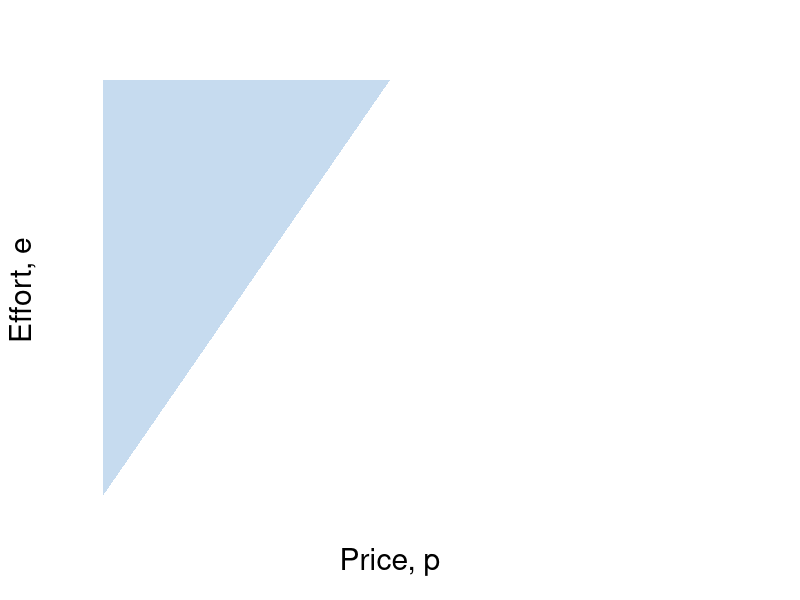

Recreate this plot in R. (Note: this script raises an error after producing the figure.)
require(shape)
pdf(file = "employment/employment_price_edv2.pdf", width = 9, height = 7)

#Set parameters for graphics
axislabelsize <- 1.8
labelsize <- 1.5
namesize <- 1.8
annotatesize <- 1.5
graphlinewidth <- 2
segmentlinewidth <- 1.5

COL <- c("#7fc97f", "#beaed4", "#fdc086", "#ffff99", "#386cb0", "#f0027f", "#bf5b17", "#666666")
COLA <- c("#e0f3db", "#99d8c9","#66c2a4","#41ae76", "#238b45", "#005824")
COLB <- c("#c6dbef", "#4eb3d3", "#2b8cbe", "#0868ac","#084081")
COLC <- c("#fcfbfd", "#efedf5", "#dadaeb", "#bcbddc", "#9e9ac8", "#807dba", "#6a51a3", "#54278f", "#3f007d")
grays <- gray.colors(25, start = 1, end = 0)

#Parameters for figures
u1 <- 4
u2 <- 10
u3 <- 16
a1 <- 2
a2 <- 2
a3 <- 2

indiffFn1 <- function(y, u1 = 4.5, a1 = 5) {
  1 - (a1) / (y - u1)
}

indiffFn2 <- function(y, u2 = 10.5, a2 = 5) {
  1 - (a2) / (y - u2)
}

indiffFn3 <- function(y, u3 = 16.5, a3 = 5) {
  1 - (a3) / (y - u3)
}

PCFn <- function(delta, mu = 16) {
  delta/mu
}

#The derivative for the function q = 1 - delta/(p - u) = delta/p - u)^2;
#From that we get the derivative and substitute in the relevant values
#for delta, u and p; that is we get a slope of 1/32
#But we also need the intercept; 0.375 above, or q/2 as it stood
tangentLine <- function(w){
  0.375 + (1/32)*w
}

solowCondition <- function(w, delta = 5, slope = 4){
  (w*(1/(slope*delta)))
}

par(mar =  c(5, 5, 4, 6))
xlims <- c(0, 40)
ylims <- c(0, 1)


plot(0, 0, xlim = xlims, ylim = ylims, type = "n",
     xlab = expression(paste("Price, ", p)),
     ylab = expression(paste("Effort, ", e)),
     xaxt = "n", 
     yaxt = "n",
     cex.lab = axislabelsize, 
     bty = "n", 
     xaxs="i", 
     yaxs="i")


xpoly1 <- seq(from = xlims[1] + 0.2, to = 40, length.out = 500)
ypoly1 <- PCFn(xpoly1, mu = 20)
polygon(x = c(xpoly1, rev(xpoly1[1])), y = c(ypoly1, rev(ypoly1)[1]), col=COLB[1], density=NULL, border = NA)


npts <- 500 
xx1 <- seq(u1 + a1 + 0.1, xlims[2], length.out = npts)
xx2 <- seq(u2 + a2xlims[2] + 0.1, xlims[2], length.out = npts)
xx3 <- seq(10, xlims[2], length.out = npts)
xx4 <- seq(7, 17, 0.01)
xx6 <- seq(5, xlims[2], length.out = npts)

#Draw the lines for the graphs
xx5 <- seq(5, xlims[2], length.out = npts)
xx7 <- seq(xlims[1], 20, length.out = npts)
lines(xx5, indiffFn1(xx5, u1 = 0), col = COLA[4], lwd = graphlinewidth)
lines(xx7, solowCondition(xx7, delta = 5), col = COLB[4], lwd = graphlinewidth)

#lines(xx5, PCFn(xx5, mu = 8), col = COLB[4], lwd = graphlinewidth)
lines(xx6, indiffFn1(xx6, u1 = 5), col = COLA[4], lwd = graphlinewidth)
lines(xx3, indiffFn1(xx3, u1 =10), col = COLA[4], lwd = graphlinewidth)
#lines(xx6, prodFn2(xx6), col = COLB[4], lwd = graphlinewidth)

#Customize ticks and labels for the plot
ticksy <- c(0, PCFn(delta = 4, mu = 8), 1, 1.1)
ylabels <- c(0, expression(paste(e^C)), expression(paste(bar(e) == 1) ), NA)
ticksx <- c(0, 10, xlims[2])
xlabels <- c(0, expression(paste(p^C)), NA)
axis(1, at = ticksx, pos = 0, labels = xlabels, cex.axis = labelsize)
axis(2, at = ticksy, pos = 0, labels = ylabels, las = 1,cex.axis = labelsize)

#Annotation of the three indifference curves
text(11.3, 0.05, expression(paste(u[2])), cex = labelsize-0.05)
text(6.3, 0.05, expression(paste(u[0])), cex = labelsize-0.05)
#text(11, 0.06, expression(paste(phantom() == 0)), cex = labelsize-0.05)
text(16.3, 0.05, expression(paste(u[1])), cex = labelsize-0.05)

#Line for the max quality, q = 1 
segments(0, 1, xlims[2], 1, lty = 2, col = grays[20], lwd = 2)
#Annotating line of 100% quality
#text(1.4, 1.025, expression(paste("Maximum level of effort, ", bar(e))))

#Add a point for the tangency
segments(10, 0, 10, PCFn(delta = 4, mu = 8), lty = 2, col = grays[20], lwd = segmentlinewidth)
segments(0, PCFn(delta = 4, mu = 8), 10, PCFn(delta = 4, mu = 8), lty = 2, col = grays[22], lwd = segmentlinewidth)
points(10, PCFn(delta = 4, mu = 8), pch = 16, col = "black", cex = labelsize)
text(9, PCFn(delta = 4, mu = 8) + 0.03, expression(paste(c)),cex = labelsize)


#Label the feasible frontier
text(4, 0.7, expression("Better for"), cex = labelsize)
text(4, 0.65, expression("employer"), cex = labelsize)
Arrows(4, 0.74, 2, 0.85, col = "black", lty = 1, lwd = 2, arr.type = "triangle", arr.lwd = 0.5)


text(25, 0.25, expression("Better for"), cex = labelsize)
text(25, 0.2, expression("employee"), cex = labelsize)
Arrows(29, 0.225, 35, 0.225, col = "black", lty = 1, lwd = 2, arr.type = "triangle", arr.lwd = 0.5)


text(10, 0.97, expression(paste("Slope of isoprofit")), cex = labelsize)
text(10, 0.89, expression(paste(-mrt(p,e) == frac(Delta*e,Delta*p),phantom()==frac(e, p))), cex = labelsize)
Arrows(16, 0.97, 18, 0.97, col = "black", lty = 1, lwd = 2, arr.type = "triangle", arr.lwd = 0.5)

text(33, 0.5, expression(paste(mrs(p,e) == frac(u[p],u[e]),phantom()==-frac(e, p),phantom() == mrt(p,e))), cex = labelsize, xpd = TRUE)
Arrows(23, 0.5, 11, 0.5, col = "black", lty = 1, lwd = 2, arr.type = "triangle", arr.lwd = 0.5)


dev.off()
